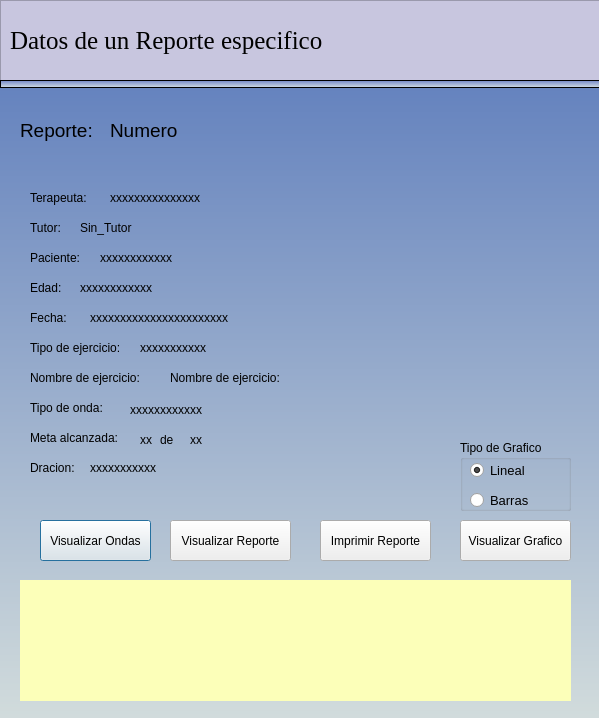
<?xml version="1.0" encoding="UTF-8"?>
<ui version="4.0">
 <class>ReporteEspecifico</class>
 <widget class="QDialog" name="ReporteEspecifico">
  <property name="geometry">
   <rect>
    <x>0</x>
    <y>0</y>
    <width>599</width>
    <height>718</height>
   </rect>
  </property>
  <property name="windowTitle">
   <string>Reporte de paciente</string>
  </property>
  <widget class="QLabel" name="label">
   <property name="geometry">
    <rect>
     <x>20</x>
     <y>90</y>
     <width>101</width>
     <height>81</height>
    </rect>
   </property>
   <property name="font">
    <font>
     <pointsize>14</pointsize>
    </font>
   </property>
   <property name="text">
    <string>Reporte:</string>
   </property>
  </widget>
  <widget class="QLabel" name="label1">
   <property name="geometry">
    <rect>
     <x>30</x>
     <y>340</y>
     <width>111</width>
     <height>16</height>
    </rect>
   </property>
   <property name="styleSheet">
    <string notr="true">font: 87 8pt &quot;Segoe UI Black&quot;;</string>
   </property>
   <property name="text">
    <string>Tipo de ejercicio:</string>
   </property>
  </widget>
  <widget class="QLabel" name="label_2">
   <property name="geometry">
    <rect>
     <x>30</x>
     <y>310</y>
     <width>51</width>
     <height>16</height>
    </rect>
   </property>
   <property name="styleSheet">
    <string notr="true">font: 87 8pt &quot;Segoe UI Black&quot;;</string>
   </property>
   <property name="text">
    <string>Fecha:</string>
   </property>
  </widget>
  <widget class="QLabel" name="label_3">
   <property name="geometry">
    <rect>
     <x>30</x>
     <y>400</y>
     <width>91</width>
     <height>16</height>
    </rect>
   </property>
   <property name="styleSheet">
    <string notr="true">font: 87 8pt &quot;Segoe UI Black&quot;;</string>
   </property>
   <property name="text">
    <string>Tipo de onda:</string>
   </property>
  </widget>
  <widget class="QLabel" name="lbTipoOnda">
   <property name="geometry">
    <rect>
     <x>130</x>
     <y>400</y>
     <width>101</width>
     <height>20</height>
    </rect>
   </property>
   <property name="text">
    <string>xxxxxxxxxxxx</string>
   </property>
  </widget>
  <widget class="QLabel" name="label_4">
   <property name="geometry">
    <rect>
     <x>30</x>
     <y>460</y>
     <width>61</width>
     <height>16</height>
    </rect>
   </property>
   <property name="styleSheet">
    <string notr="true">font: 87 8pt &quot;Segoe UI Black&quot;;</string>
   </property>
   <property name="text">
    <string>Dracion: </string>
   </property>
  </widget>
  <widget class="QPushButton" name="btnVideo">
   <property name="geometry">
    <rect>
     <x>40</x>
     <y>520</y>
     <width>111</width>
     <height>41</height>
    </rect>
   </property>
   <property name="text">
    <string>Visualizar Ondas</string>
   </property>
  </widget>
  <widget class="QPushButton" name="btnReportes">
   <property name="geometry">
    <rect>
     <x>170</x>
     <y>520</y>
     <width>121</width>
     <height>41</height>
    </rect>
   </property>
   <property name="text">
    <string>Visualizar Reporte</string>
   </property>
  </widget>
  <widget class="QPushButton" name="btnEmviarReporte">
   <property name="geometry">
    <rect>
     <x>320</x>
     <y>520</y>
     <width>111</width>
     <height>41</height>
    </rect>
   </property>
   <property name="text">
    <string>Imprimir Reporte</string>
   </property>
  </widget>
  <widget class="QLabel" name="label_6">
   <property name="geometry">
    <rect>
     <x>30</x>
     <y>190</y>
     <width>71</width>
     <height>16</height>
    </rect>
   </property>
   <property name="styleSheet">
    <string notr="true">font: 87 8pt &quot;Segoe UI Black&quot;;</string>
   </property>
   <property name="text">
    <string>Terapeuta: </string>
   </property>
  </widget>
  <widget class="QLabel" name="label_9">
   <property name="geometry">
    <rect>
     <x>30</x>
     <y>220</y>
     <width>51</width>
     <height>16</height>
    </rect>
   </property>
   <property name="styleSheet">
    <string notr="true">font: 87 8pt &quot;Segoe UI Black&quot;;</string>
   </property>
   <property name="text">
    <string>Tutor: </string>
   </property>
  </widget>
  <widget class="QLabel" name="lbDuracion">
   <property name="geometry">
    <rect>
     <x>90</x>
     <y>460</y>
     <width>151</width>
     <height>16</height>
    </rect>
   </property>
   <property name="text">
    <string>xxxxxxxxxxx</string>
   </property>
  </widget>
  <widget class="QLabel" name="lbTerapeuta">
   <property name="geometry">
    <rect>
     <x>110</x>
     <y>190</y>
     <width>151</width>
     <height>16</height>
    </rect>
   </property>
   <property name="text">
    <string>xxxxxxxxxxxxxxx</string>
   </property>
  </widget>
  <widget class="QLabel" name="lbTutor">
   <property name="geometry">
    <rect>
     <x>80</x>
     <y>220</y>
     <width>151</width>
     <height>16</height>
    </rect>
   </property>
   <property name="text">
    <string>Sin_Tutor</string>
   </property>
  </widget>
  <widget class="QLabel" name="label_10">
   <property name="geometry">
    <rect>
     <x>30</x>
     <y>250</y>
     <width>61</width>
     <height>16</height>
    </rect>
   </property>
   <property name="styleSheet">
    <string notr="true">font: 87 8pt &quot;Segoe UI Black&quot;;</string>
   </property>
   <property name="text">
    <string>Paciente:</string>
   </property>
  </widget>
  <widget class="QLabel" name="lbPaciente">
   <property name="geometry">
    <rect>
     <x>100</x>
     <y>250</y>
     <width>151</width>
     <height>16</height>
    </rect>
   </property>
   <property name="text">
    <string>xxxxxxxxxxxx</string>
   </property>
  </widget>
  <widget class="QLabel" name="lbComentarios">
   <property name="geometry">
    <rect>
     <x>20</x>
     <y>580</y>
     <width>551</width>
     <height>121</height>
    </rect>
   </property>
   <property name="cursor">
    <cursorShape>CrossCursor</cursorShape>
   </property>
   <property name="styleSheet">
    <string notr="true">background-color: rgb(252, 255, 185);</string>
   </property>
   <property name="text">
    <string/>
   </property>
  </widget>
  <widget class="QLabel" name="lbTipo">
   <property name="geometry">
    <rect>
     <x>140</x>
     <y>340</y>
     <width>81</width>
     <height>16</height>
    </rect>
   </property>
   <property name="text">
    <string>xxxxxxxxxxx</string>
   </property>
  </widget>
  <widget class="QLabel" name="lbFecha">
   <property name="geometry">
    <rect>
     <x>90</x>
     <y>310</y>
     <width>151</width>
     <height>16</height>
    </rect>
   </property>
   <property name="text">
    <string>xxxxxxxxxxxxxxxxxxxxxxx</string>
   </property>
  </widget>
  <widget class="QLabel" name="lbIdentificador">
   <property name="geometry">
    <rect>
     <x>110</x>
     <y>90</y>
     <width>201</width>
     <height>81</height>
    </rect>
   </property>
   <property name="font">
    <font>
     <pointsize>14</pointsize>
    </font>
   </property>
   <property name="text">
    <string>Numero</string>
   </property>
  </widget>
  <widget class="QLabel" name="label_5">
   <property name="geometry">
    <rect>
     <x>30</x>
     <y>430</y>
     <width>101</width>
     <height>16</height>
    </rect>
   </property>
   <property name="styleSheet">
    <string notr="true">font: 87 8pt &quot;Segoe UI Black&quot;;</string>
   </property>
   <property name="text">
    <string>Meta alcanzada:</string>
   </property>
  </widget>
  <widget class="QLabel" name="lbMetaAlcanza">
   <property name="geometry">
    <rect>
     <x>140</x>
     <y>430</y>
     <width>21</width>
     <height>20</height>
    </rect>
   </property>
   <property name="text">
    <string>xx</string>
   </property>
  </widget>
  <widget class="QLabel" name="lbEjercicio_3">
   <property name="geometry">
    <rect>
     <x>160</x>
     <y>430</y>
     <width>21</width>
     <height>20</height>
    </rect>
   </property>
   <property name="text">
    <string>de</string>
   </property>
  </widget>
  <widget class="QLabel" name="lbMetaPropuesta">
   <property name="geometry">
    <rect>
     <x>190</x>
     <y>430</y>
     <width>21</width>
     <height>20</height>
    </rect>
   </property>
   <property name="text">
    <string>xx</string>
   </property>
  </widget>
  <widget class="QLabel" name="label_7">
   <property name="geometry">
    <rect>
     <x>330</x>
     <y>160</y>
     <width>251</width>
     <height>281</height>
    </rect>
   </property>
   <property name="styleSheet">
    <string notr="true">image: url(:/newPrefix/EjerElevar.png);</string>
   </property>
   <property name="text">
    <string/>
   </property>
  </widget>
  <widget class="QPushButton" name="btnAbrirGrafico">
   <property name="geometry">
    <rect>
     <x>460</x>
     <y>520</y>
     <width>111</width>
     <height>41</height>
    </rect>
   </property>
   <property name="text">
    <string>Visualizar Grafico</string>
   </property>
  </widget>
  <widget class="QLabel" name="label_8">
   <property name="geometry">
    <rect>
     <x>0</x>
     <y>80</y>
     <width>600</width>
     <height>641</height>
    </rect>
   </property>
   <property name="minimumSize">
    <size>
     <width>600</width>
     <height>600</height>
    </size>
   </property>
   <property name="maximumSize">
    <size>
     <width>10</width>
     <height>16777215</height>
    </size>
   </property>
   <property name="styleSheet">
    <string notr="true">background-color: qlineargradient(spread:pad, x1:0, y1:1, x2:0, y2:0, stop:0 rgba(210, 220, 220), stop:1 rgba(100, 130, 190));

</string>
   </property>
   <property name="text">
    <string/>
   </property>
  </widget>
  <widget class="QFrame" name="frame_3">
   <property name="geometry">
    <rect>
     <x>0</x>
     <y>0</y>
     <width>601</width>
     <height>81</height>
    </rect>
   </property>
   <property name="styleSheet">
    <string notr="true">background-color: rgb(200, 198, 223);</string>
   </property>
   <property name="frameShape">
    <enum>QFrame::StyledPanel</enum>
   </property>
   <property name="frameShadow">
    <enum>QFrame::Raised</enum>
   </property>
   <widget class="QLabel" name="label_11">
    <property name="geometry">
     <rect>
      <x>10</x>
      <y>10</y>
      <width>401</width>
      <height>61</height>
     </rect>
    </property>
    <property name="font">
     <font>
      <family>Times New Roman</family>
      <pointsize>19</pointsize>
      <weight>9</weight>
      <italic>false</italic>
      <bold>false</bold>
     </font>
    </property>
    <property name="styleSheet">
     <string notr="true">
font: 75 19pt &quot;Times New Roman&quot;;</string>
    </property>
    <property name="text">
     <string>Datos de un Reporte especifico</string>
    </property>
   </widget>
   <widget class="QLabel" name="label_24">
    <property name="geometry">
     <rect>
      <x>520</x>
      <y>10</y>
      <width>71</width>
      <height>61</height>
     </rect>
    </property>
    <property name="font">
     <font>
      <pointsize>10</pointsize>
     </font>
    </property>
    <property name="styleSheet">
     <string notr="true">image: url(:/newPrefix/reporte.png);</string>
    </property>
    <property name="text">
     <string/>
    </property>
   </widget>
  </widget>
  <widget class="QFrame" name="frame_4">
   <property name="geometry">
    <rect>
     <x>0</x>
     <y>80</y>
     <width>601</width>
     <height>8</height>
    </rect>
   </property>
   <property name="maximumSize">
    <size>
     <width>16777215</width>
     <height>8</height>
    </size>
   </property>
   <property name="styleSheet">
    <string notr="true">background-color: qlineargradient(spread:pad, x1:0, y1:1, x2:0, y2:0, stop:0 rgba(214, 225, 229), stop:1 rgba(109, 130, 198));
</string>
   </property>
   <property name="frameShape">
    <enum>QFrame::StyledPanel</enum>
   </property>
   <property name="frameShadow">
    <enum>QFrame::Raised</enum>
   </property>
  </widget>
  <widget class="QLabel" name="label_12">
   <property name="geometry">
    <rect>
     <x>30</x>
     <y>280</y>
     <width>61</width>
     <height>16</height>
    </rect>
   </property>
   <property name="styleSheet">
    <string notr="true">font: 87 8pt &quot;Segoe UI Black&quot;;</string>
   </property>
   <property name="text">
    <string>Edad:</string>
   </property>
  </widget>
  <widget class="QLabel" name="lbFecha_2">
   <property name="geometry">
    <rect>
     <x>80</x>
     <y>280</y>
     <width>151</width>
     <height>16</height>
    </rect>
   </property>
   <property name="text">
    <string>xxxxxxxxxxxx</string>
   </property>
  </widget>
  <widget class="QLabel" name="lbTipo_2">
   <property name="geometry">
    <rect>
     <x>170</x>
     <y>370</y>
     <width>161</width>
     <height>16</height>
    </rect>
   </property>
   <property name="text">
    <string>Nombre de ejercicio:</string>
   </property>
  </widget>
  <widget class="QLabel" name="label1_2">
   <property name="geometry">
    <rect>
     <x>30</x>
     <y>370</y>
     <width>141</width>
     <height>16</height>
    </rect>
   </property>
   <property name="styleSheet">
    <string notr="true">font: 87 8pt &quot;Segoe UI Black&quot;;</string>
   </property>
   <property name="text">
    <string>Nombre de ejercicio:</string>
   </property>
  </widget>
  <widget class="QGroupBox" name="groupBox">
   <property name="geometry">
    <rect>
     <x>460</x>
     <y>440</y>
     <width>111</width>
     <height>71</height>
    </rect>
   </property>
   <property name="title">
    <string>Tipo de Grafico</string>
   </property>
   <widget class="QRadioButton" name="rbGrafLIneal">
    <property name="geometry">
     <rect>
      <x>10</x>
      <y>20</y>
      <width>101</width>
      <height>20</height>
     </rect>
    </property>
    <property name="font">
     <font>
      <pointsize>10</pointsize>
     </font>
    </property>
    <property name="text">
     <string>Lineal</string>
    </property>
    <property name="checked">
     <bool>true</bool>
    </property>
   </widget>
   <widget class="QRadioButton" name="rbGrafBarras">
    <property name="geometry">
     <rect>
      <x>10</x>
      <y>50</y>
      <width>111</width>
      <height>20</height>
     </rect>
    </property>
    <property name="font">
     <font>
      <pointsize>10</pointsize>
     </font>
    </property>
    <property name="text">
     <string>Barras</string>
    </property>
    <property name="checked">
     <bool>false</bool>
    </property>
   </widget>
  </widget>
  <zorder>label_8</zorder>
  <zorder>label</zorder>
  <zorder>label1</zorder>
  <zorder>label_2</zorder>
  <zorder>label_3</zorder>
  <zorder>lbTipoOnda</zorder>
  <zorder>label_4</zorder>
  <zorder>btnVideo</zorder>
  <zorder>btnReportes</zorder>
  <zorder>btnEmviarReporte</zorder>
  <zorder>label_6</zorder>
  <zorder>label_9</zorder>
  <zorder>lbDuracion</zorder>
  <zorder>lbTerapeuta</zorder>
  <zorder>lbTutor</zorder>
  <zorder>label_10</zorder>
  <zorder>lbPaciente</zorder>
  <zorder>lbComentarios</zorder>
  <zorder>lbTipo</zorder>
  <zorder>lbFecha</zorder>
  <zorder>lbIdentificador</zorder>
  <zorder>label_5</zorder>
  <zorder>lbMetaAlcanza</zorder>
  <zorder>lbEjercicio_3</zorder>
  <zorder>lbMetaPropuesta</zorder>
  <zorder>label_7</zorder>
  <zorder>btnAbrirGrafico</zorder>
  <zorder>frame_3</zorder>
  <zorder>frame_4</zorder>
  <zorder>label_12</zorder>
  <zorder>lbFecha_2</zorder>
  <zorder>lbTipo_2</zorder>
  <zorder>label1_2</zorder>
  <zorder>groupBox</zorder>
 </widget>
 <resources>
  <include location="images/image.qrc"/>
 </resources>
 <connections/>
</ui>
